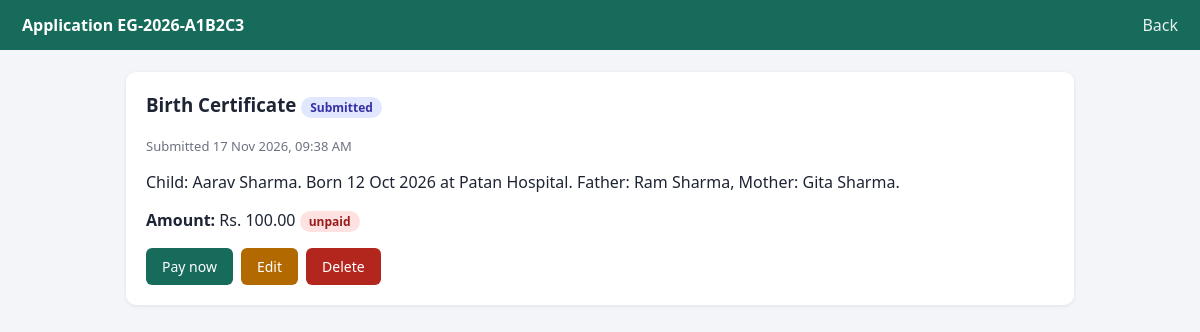
The page /view.php?id=1 (signed in) on the database its author committed.
### tables this page shows
CREATE TABLE applications (
  id INT AUTO_INCREMENT PRIMARY KEY,
  ref_no VARCHAR(20) NOT NULL UNIQUE,
  user_id INT NOT NULL,
  service_type_id INT NOT NULL,
  details TEXT NOT NULL,
  amount_due DECIMAL(10,2) NOT NULL DEFAULT 0,
  payment_status ENUM('unpaid','paid') NOT NULL DEFAULT 'unpaid',
  paid_at DATETIME NULL,
  status ENUM('submitted','under_review','approved','rejected','delivered') NOT NULL DEFAULT 'submitted',
  admin_remarks TEXT NULL,
  handled_by INT NULL,
  delivered_at DATETIME NULL,
  document_no VARCHAR(30) NULL,
  delivery_note VARCHAR(255) NULL,
  created_at TIMESTAMP DEFAULT CURRENT_TIMESTAMP,
  updated_at TIMESTAMP DEFAULT CURRENT_TIMESTAMP ON UPDATE CURRENT_TIMESTAMP,
  FOREIGN KEY (user_id) REFERENCES users(id) ON DELETE CASCADE,
  FOREIGN KEY (service_type_id) REFERENCES service_types(id),
  FOREIGN KEY (handled_by) REFERENCES admins(id) ON DELETE SET NULL
);

CREATE TABLE service_types (
  id INT AUTO_INCREMENT PRIMARY KEY,
  name VARCHAR(80) NOT NULL UNIQUE,
  description VARCHAR(255) NOT NULL DEFAULT '',
  hint VARCHAR(255) NOT NULL DEFAULT '',
  fee DECIMAL(10,2) NOT NULL DEFAULT 0,
  needs_amount TINYINT(1) NOT NULL DEFAULT 0,
  is_active TINYINT(1) NOT NULL DEFAULT 1
);

### view.php (the view, shortened to what this page needs)
<?php
require 'config/db.php'; require_user(); require_perm('application.own');
$st = $pdo->prepare("SELECT a.*, s.name AS service, u.full_name, u.address, u.district FROM applications a
  JOIN service_types s ON s.id=a.service_type_id JOIN users u ON u.id=a.user_id WHERE a.id=? AND a.user_id=?");
$st->execute([(int)($_GET['id'] ?? 0), $_SESSION['user_id']]);
$a = $st->fetch() ?: die('Not found');
$editable = $a['status'] === 'submitted' && $a['payment_status'] === 'unpaid';
$payable  = $a['amount_due'] > 0 && $a['payment_status'] === 'unpaid' && $a['status'] !== 'rejected';
head('Application ' . $a['ref_no'], 'user', '<a href="dashboard.php">Back</a>');
?>
<div class="panel">
<h3 style="margin-top:0"><?= e($a['service']) ?> <?= badge($a['status']) ?></h3>
<p class="meta">Submitted <?= date('d M Y, h:i A', strtotime($a['created_at'])) ?></p>
<p><?= nl2br(e($a['details'])) ?></p>
<p><b>Amount:</b> <?= $a['amount_due'] > 0 ? money($a['amount_due']) . ' ' . badge($a['payment_status']) : 'No fee' ?>
<?= $a['paid_at'] ? '<span class="meta"> (paid ' . date('d M Y', strtotime($a['paid_at'])) . ')</span>' : '' ?></p>
<div class="actions">
<?php if ($payable): ?><a class="btn green" href="pay.php?id=<?= $a['id'] ?>">Pay now</a><?php endif; ?>
<?php if ($editable): ?><a class="btn amber" href="apply.php?id=<?= $a['id'] ?>">Edit</a>
<form method="post" action="cancel.php" onsubmit="return confirm('Delete this application?')"><?= csrf_field() ?>
<input type="hidden" name="id" value="<?= $a['id'] ?>"><button class="btn red">Delete</button></form><?php endif; ?>
</div></div>
<?php foot();

### config/db.php (shortened to what this page needs)
<?php
function e($s) { return htmlspecialchars((string)$s, ENT_QUOTES, 'UTF-8'); }
function money($n) { return 'Rs. ' . number_format((float)$n, 2); }
function badge($s) { return '<span class="badge ' . e($s) . '">' . e(STATUS_LABEL[$s] ?? $s) . '</span>'; }
function head($title, $cls = '', $nav = '', $base = '') {
    echo '<!DOCTYPE html><html><head><meta charset="utf-8"><meta name="viewport" content="width=device-width,initial-scale=1">'
       . '<title>' . e($title) . '</title><link rel="stylesheet" href="' . $base . 'assets/style.css"></head><body>'
       . '<header class="' . $cls . '"><strong>' . e($title) . '</strong><nav>' . $nav . '</nav></header><main>';
}
function foot() { echo '</main></body></html>'; }

### assets/style.css (style rules this page uses)
* { box-sizing:border-box }
body { margin:0;font-family:system-ui,Arial,sans-serif;background:#f3f5f9;color:#1d2433 }
header { background:#1f3a68;color:#fff;padding:14px 22px;display:flex;justify-content:space-between;align-items:center;flex-wrap:wrap;gap:8px }
header.user { background:#176b5b }
header nav a { color:#fff;margin-left:14px;text-decoration:none;opacity:.9 }
main { max-width:980px;margin:22px auto;padding:0 16px }
.panel { background:#fff;padding:20px;border-radius:10px;box-shadow:0 1px 4px rgba(0,0,0,.08);margin-bottom:16px }
.btn { display:inline-block;background:#1f3a68;color:#fff;border:0;padding:9px 16px;border-radius:6px;cursor:pointer;text-decoration:none;font:inherit;font-size:14px }
.btn.green { background:#176b5b }
.btn.red { background:#b3261e }
.btn.amber { background:#b26a00 }
.badge { display:inline-block;padding:2px 9px;border-radius:12px;font-size:12px;font-weight:600;background:#e5e7eb;color:#374151 }
.badge.submitted { background:#e0e7ff;color:#3730a3 }
.badge.unpaid { background:#fee2e2;color:#991b1b }
.meta { color:#6b7280;font-size:13px }
.actions { display:flex;gap:8px;flex-wrap:wrap;align-items:center }
.actions form { margin:0 }

### rows shown on the page
applications: service_type.name "Birth Certificate", status "Submitted unpaid", created_at "17 Nov 2026, 09:38 AM", details "Child: Aarav Sharma. Born 12 Oct 2026 at Patan Hospital. Father: Ram Sharma, Mother: Gita Sharma.", amount_due "Rs. 100.00"

### other values the page prints
$title "Application EG-2026-A1B2C3"
$nav "Back"
